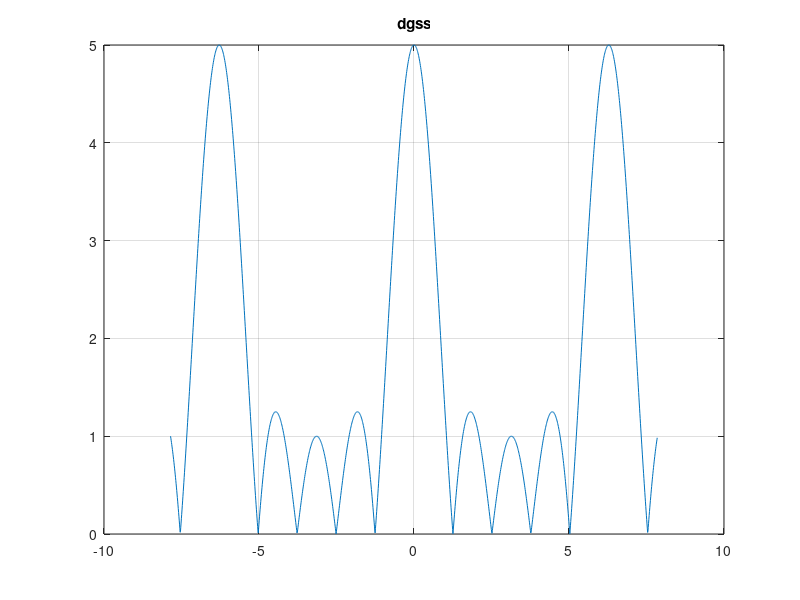

Recreate this plot in MATLAB.
clear all;
close all;
w = -2.5*pi:0.01:2.5*pi;
y = exp(2i*w);
temp = sin((2.5)*w)./sin((0.5)*w);
x = y.*temp;
x1 = abs(x);
plot(w,x1);grid;
title('dgss');


